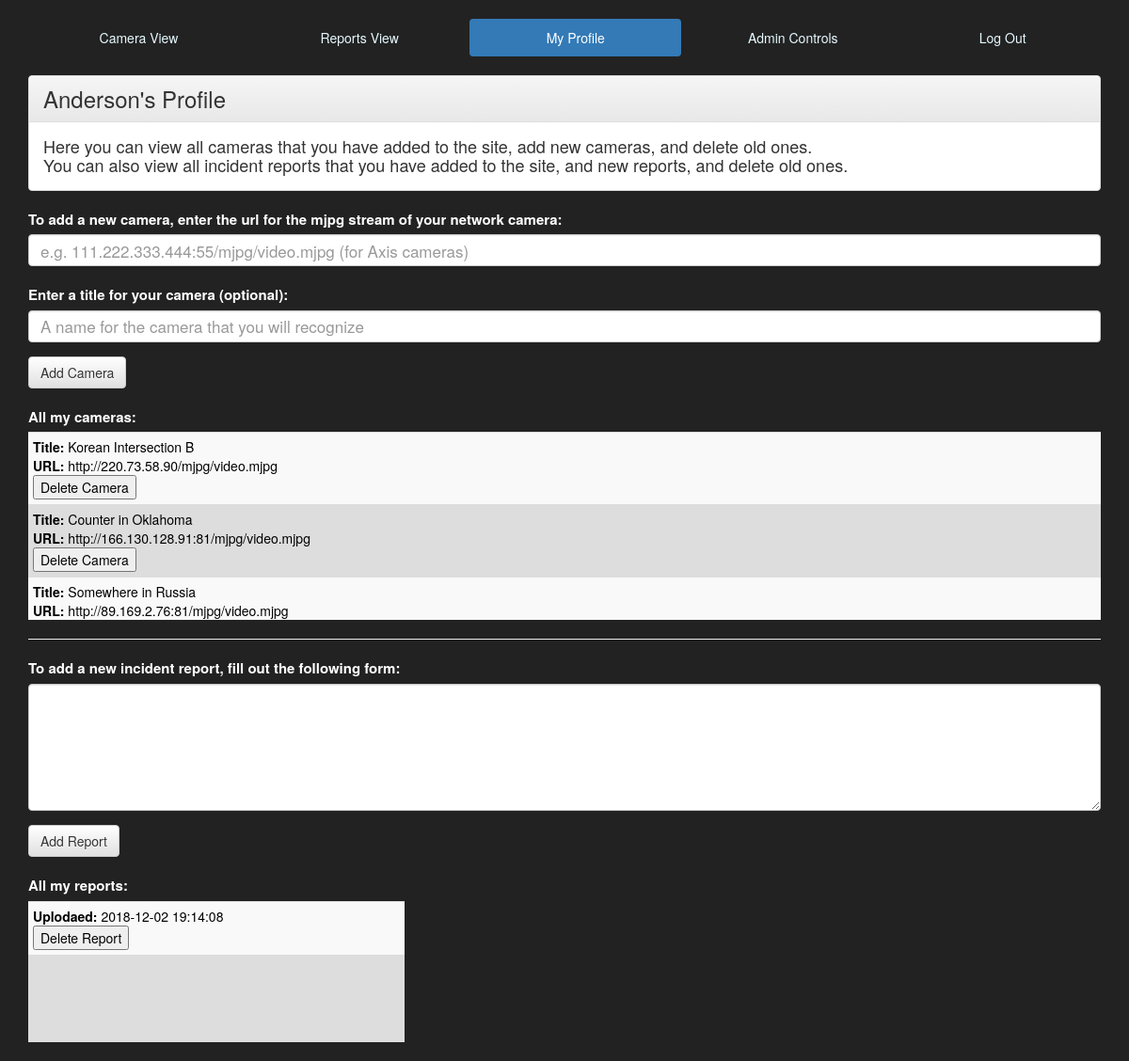
/public_html/project/my_profile.php (signed in), run on the app's committed database.
### tables this page shows
CREATE TABLE `CAMERA` (
  `CAMERA_ID` int(11) NOT NULL AUTO_INCREMENT,
  `URL` tinytext NOT NULL,
  `TITLE` varchar(100) DEFAULT NULL,
  `USER_ID` int(11) NOT NULL,
  PRIMARY KEY (`CAMERA_ID`),
  KEY `USER_ID` (`USER_ID`),
  CONSTRAINT `CAMERA_ibfk_1` FOREIGN KEY (`USER_ID`) REFERENCES `USER` (`USER_ID`) ON DELETE CASCADE
);

CREATE TABLE `REPORT` (
  `REPORT_ID` int(11) NOT NULL AUTO_INCREMENT,
  `UPLOAD_DATE` datetime NOT NULL DEFAULT CURRENT_TIMESTAMP,
  `BODY` text NOT NULL,
  `USER_ID` int(11) NOT NULL,
  PRIMARY KEY (`REPORT_ID`),
  KEY `USER_ID` (`USER_ID`),
  CONSTRAINT `REPORT_ibfk_1` FOREIGN KEY (`USER_ID`) REFERENCES `USER` (`USER_ID`) ON DELETE CASCADE
);

### public_html/project/camera_list.php (the view, shortened to what this page needs)
<?php
require "db_connect.php";
$sql = "SELECT CAMERA_ID, URL, TITLE FROM CAMERA WHERE USER_ID = " . $_SESSION["user_id"] . " ORDER BY CAMERA_ID DESC;";
$result = $conn->query($sql);
if ($result->num_rows > 0) {
	while($row = $result->fetch_assoc()) {
		echo '<tr><td><b>Title:</b> ' . $row["TITLE"] . '<br>';
			echo '<b>URL:</b> ' . $row["URL"] . '<br>';
			echo '<form method="post" action="my_profile.php#cameraForm">';
        echo '<input type="submit" value="Delete Camera">';
      echo '</form></td></tr>';
	}
} else {
	echo "0 results";
}
?>

### public_html/project/reports_list.php (shortened to what this page needs)
<?php
require "db_connect.php";
$sql = "SELECT REPORT.REPORT_ID, REPORT.UPLOAD_DATE, USER.F_NAME, USER.M_INITIAL, USER.L_NAME, REPORT.BODY FROM REPORT INNER JOIN USER ON REPORT.USER_ID = USER.USER_ID WHERE USER.USER_ID = " . $_SESSION["user_id"] . " ORDER BY REPORT.UPLOAD_DATE DESC;";
$result = $conn->query($sql);
if ($result->num_rows > 0) {
	while($row = $result->fetch_assoc()) {
		echo '<tr><td><b>Uplodaed:</b> ' . $row["UPLOAD_DATE"];
			echo '<form method="post" action="my_profile.php#reportForm">';
				echo '<input type="submit" value="Delete Report">';
      echo '</form></td></tr>';
	}
} else {
	echo "0 results";
}
?>

### data on the page
camera: TITLE "Korean Intersection B", URL "http://220.73.58.90/mjpg/video.mjpg"
camera: TITLE "Counter in Oklahoma", URL "http://166.130.128.91:81/mjpg/video.mjpg"
camera: TITLE "Somewhere in Russia", URL "http://89.169.2.76:81/mjpg/video.mjpg"
report: UPLOAD_DATE "2018-12-02 19:14:08"

### other printed values
$_SESSION["username"] "Anderson"
